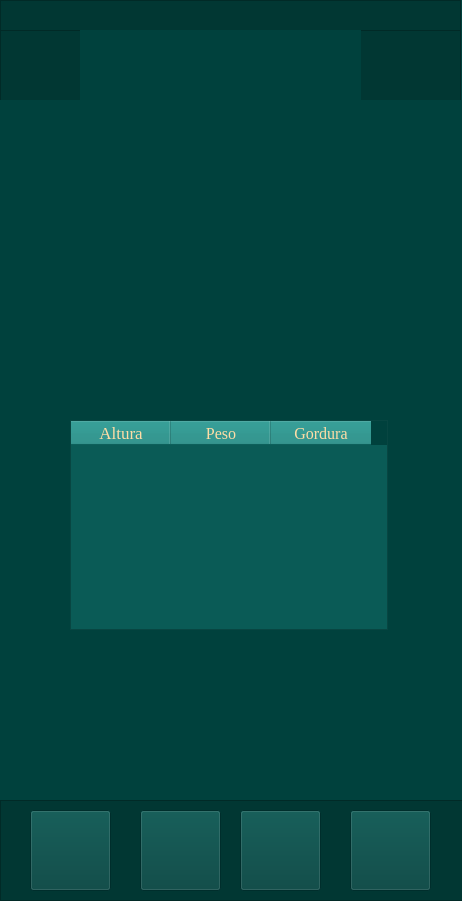
<?xml version="1.0" encoding="UTF-8"?>
<ui version="4.0">
 <class>Form</class>
 <widget class="QWidget" name="Form">
  <property name="geometry">
   <rect>
    <x>0</x>
    <y>0</y>
    <width>462</width>
    <height>901</height>
   </rect>
  </property>
  <property name="minimumSize">
   <size>
    <width>390</width>
    <height>844</height>
   </size>
  </property>
  <property name="maximumSize">
   <size>
    <width>462</width>
    <height>901</height>
   </size>
  </property>
  <property name="windowTitle">
   <string>Form</string>
  </property>
  <property name="styleSheet">
   <string notr="true">background-color: #00413D;</string>
  </property>
  <widget class="QFrame" name="titulo">
   <property name="geometry">
    <rect>
     <x>0</x>
     <y>30</y>
     <width>461</width>
     <height>91</height>
    </rect>
   </property>
   <property name="styleSheet">
    <string notr="true">#titulo{
background-color: rgb(1, 55, 51);
}</string>
   </property>
   <property name="frameShape">
    <enum>QFrame::StyledPanel</enum>
   </property>
   <property name="frameShadow">
    <enum>QFrame::Raised</enum>
   </property>
   <widget class="QLabel" name="label_5">
    <property name="geometry">
     <rect>
      <x>80</x>
      <y>-40</y>
      <width>281</width>
      <height>121</height>
     </rect>
    </property>
    <property name="text">
     <string/>
    </property>
    <property name="pixmap">
     <pixmap>fotos/treino em casa (2) (2).png</pixmap>
    </property>
    <property name="scaledContents">
     <bool>true</bool>
    </property>
   </widget>
   <widget class="QFrame" name="frame_2">
    <property name="geometry">
     <rect>
      <x>0</x>
      <y>70</y>
      <width>461</width>
      <height>21</height>
     </rect>
    </property>
    <property name="frameShape">
     <enum>QFrame::StyledPanel</enum>
    </property>
    <property name="frameShadow">
     <enum>QFrame::Raised</enum>
    </property>
    <widget class="QLabel" name="label_6">
     <property name="geometry">
      <rect>
       <x>-20</x>
       <y>-90</y>
       <width>481</width>
       <height>201</height>
      </rect>
     </property>
     <property name="text">
      <string/>
     </property>
     <property name="pixmap">
      <pixmap>fotos/topicos1.png</pixmap>
     </property>
     <property name="scaledContents">
      <bool>true</bool>
     </property>
    </widget>
   </widget>
  </widget>
  <widget class="QFrame" name="barra">
   <property name="geometry">
    <rect>
     <x>0</x>
     <y>800</y>
     <width>471</width>
     <height>101</height>
    </rect>
   </property>
   <property name="minimumSize">
    <size>
     <width>81</width>
     <height>81</height>
    </size>
   </property>
   <property name="styleSheet">
    <string notr="true">#barra{
background-color: rgb(1, 55, 51);
}</string>
   </property>
   <property name="frameShape">
    <enum>QFrame::StyledPanel</enum>
   </property>
   <property name="frameShadow">
    <enum>QFrame::Raised</enum>
   </property>
   <widget class="QPushButton" name="config">
    <property name="geometry">
     <rect>
      <x>240</x>
      <y>10</y>
      <width>81</width>
      <height>81</height>
     </rect>
    </property>
    <property name="minimumSize">
     <size>
      <width>81</width>
      <height>81</height>
     </size>
    </property>
    <property name="styleSheet">
     <string notr="true">#menu{
border:none;
}</string>
    </property>
    <property name="text">
     <string/>
    </property>
    <property name="icon">
     <iconset>
      <normaloff>fotos/config.png</normaloff>fotos/config.png</iconset>
    </property>
    <property name="iconSize">
     <size>
      <width>81</width>
      <height>81</height>
     </size>
    </property>
   </widget>
   <widget class="QPushButton" name="menu_4">
    <property name="geometry">
     <rect>
      <x>30</x>
      <y>10</y>
      <width>81</width>
      <height>81</height>
     </rect>
    </property>
    <property name="minimumSize">
     <size>
      <width>81</width>
      <height>81</height>
     </size>
    </property>
    <property name="styleSheet">
     <string notr="true">#menu{
border:none;
}</string>
    </property>
    <property name="text">
     <string/>
    </property>
    <property name="icon">
     <iconset>
      <normaloff>fotos/menu.png</normaloff>fotos/menu.png</iconset>
    </property>
    <property name="iconSize">
     <size>
      <width>81</width>
      <height>81</height>
     </size>
    </property>
   </widget>
   <widget class="QPushButton" name="perfilbot">
    <property name="geometry">
     <rect>
      <x>350</x>
      <y>10</y>
      <width>81</width>
      <height>81</height>
     </rect>
    </property>
    <property name="minimumSize">
     <size>
      <width>81</width>
      <height>81</height>
     </size>
    </property>
    <property name="styleSheet">
     <string notr="true">#menu{
border:none;
}</string>
    </property>
    <property name="text">
     <string/>
    </property>
    <property name="icon">
     <iconset>
      <normaloff>fotos/perfil.png</normaloff>fotos/perfil.png</iconset>
    </property>
    <property name="iconSize">
     <size>
      <width>81</width>
      <height>81</height>
     </size>
    </property>
   </widget>
   <widget class="QPushButton" name="treino">
    <property name="geometry">
     <rect>
      <x>140</x>
      <y>10</y>
      <width>81</width>
      <height>81</height>
     </rect>
    </property>
    <property name="minimumSize">
     <size>
      <width>81</width>
      <height>81</height>
     </size>
    </property>
    <property name="styleSheet">
     <string notr="true">#menu{
border:none;
}</string>
    </property>
    <property name="text">
     <string/>
    </property>
    <property name="icon">
     <iconset>
      <normaloff>fotos/treino.png</normaloff>fotos/treino.png</iconset>
    </property>
    <property name="iconSize">
     <size>
      <width>81</width>
      <height>81</height>
     </size>
    </property>
   </widget>
  </widget>
  <widget class="QLabel" name="label_7">
   <property name="geometry">
    <rect>
     <x>-100</x>
     <y>380</y>
     <width>331</width>
     <height>511</height>
    </rect>
   </property>
   <property name="text">
    <string/>
   </property>
   <property name="pixmap">
    <pixmap>fotos/fundoperfil.png</pixmap>
   </property>
   <property name="scaledContents">
    <bool>true</bool>
   </property>
  </widget>
  <widget class="QLabel" name="label">
   <property name="geometry">
    <rect>
     <x>110</x>
     <y>140</y>
     <width>230</width>
     <height>230</height>
    </rect>
   </property>
   <property name="minimumSize">
    <size>
     <width>230</width>
     <height>230</height>
    </size>
   </property>
   <property name="maximumSize">
    <size>
     <width>230</width>
     <height>230</height>
    </size>
   </property>
   <property name="text">
    <string/>
   </property>
   <property name="pixmap">
    <pixmap>fotos/logoperfil.png</pixmap>
   </property>
   <property name="scaledContents">
    <bool>true</bool>
   </property>
   <property name="alignment">
    <set>Qt::AlignCenter</set>
   </property>
  </widget>
  <widget class="QTableWidget" name="tabela">
   <property name="geometry">
    <rect>
     <x>70</x>
     <y>420</y>
     <width>318</width>
     <height>210</height>
    </rect>
   </property>
   <property name="minimumSize">
    <size>
     <width>318</width>
     <height>210</height>
    </size>
   </property>
   <property name="maximumSize">
    <size>
     <width>318</width>
     <height>210</height>
    </size>
   </property>
   <property name="styleSheet">
    <string notr="true">QHeaderView::section{
 background-color: #12867F; 
}

#tabela{
background-color: #0A5B56;
}</string>
   </property>
   <column>
    <property name="text">
     <string>Altura</string>
    </property>
    <property name="font">
     <font>
      <family>Georgia</family>
      <pointsize>13</pointsize>
     </font>
    </property>
    <property name="textAlignment">
     <set>AlignCenter</set>
    </property>
    <property name="foreground">
     <brush brushstyle="SolidPattern">
      <color alpha="255">
       <red>255</red>
       <green>221</green>
       <blue>166</blue>
      </color>
     </brush>
    </property>
   </column>
   <column>
    <property name="text">
     <string>Peso</string>
    </property>
    <property name="whatsThis">
     <string/>
    </property>
    <property name="font">
     <font>
      <family>Georgia</family>
      <pointsize>12</pointsize>
      <strikeout>false</strikeout>
      <stylestrategy>PreferDefault</stylestrategy>
     </font>
    </property>
    <property name="textAlignment">
     <set>AlignCenter</set>
    </property>
    <property name="foreground">
     <brush brushstyle="SolidPattern">
      <color alpha="255">
       <red>255</red>
       <green>221</green>
       <blue>166</blue>
      </color>
     </brush>
    </property>
   </column>
   <column>
    <property name="text">
     <string>Gordura</string>
    </property>
    <property name="font">
     <font>
      <family>Georgia</family>
      <pointsize>12</pointsize>
     </font>
    </property>
    <property name="textAlignment">
     <set>AlignCenter</set>
    </property>
    <property name="foreground">
     <brush brushstyle="SolidPattern">
      <color alpha="255">
       <red>255</red>
       <green>221</green>
       <blue>166</blue>
      </color>
     </brush>
    </property>
   </column>
  </widget>
  <widget class="QLabel" name="label_8">
   <property name="geometry">
    <rect>
     <x>230</x>
     <y>400</y>
     <width>331</width>
     <height>481</height>
    </rect>
   </property>
   <property name="text">
    <string/>
   </property>
   <property name="pixmap">
    <pixmap>fotos/fundoperfil.png</pixmap>
   </property>
   <property name="scaledContents">
    <bool>true</bool>
   </property>
  </widget>
  <widget class="QFrame" name="titulo2">
   <property name="geometry">
    <rect>
     <x>0</x>
     <y>0</y>
     <width>461</width>
     <height>80</height>
    </rect>
   </property>
   <property name="styleSheet">
    <string notr="true">#titulo2{
background-color: rgb(1, 55, 51);
}</string>
   </property>
   <property name="frameShape">
    <enum>QFrame::StyledPanel</enum>
   </property>
   <property name="frameShadow">
    <enum>QFrame::Raised</enum>
   </property>
  </widget>
  <zorder>titulo2</zorder>
  <zorder>label_8</zorder>
  <zorder>label_7</zorder>
  <zorder>titulo</zorder>
  <zorder>barra</zorder>
  <zorder>label</zorder>
  <zorder>tabela</zorder>
 </widget>
 <resources/>
 <connections/>
</ui>
